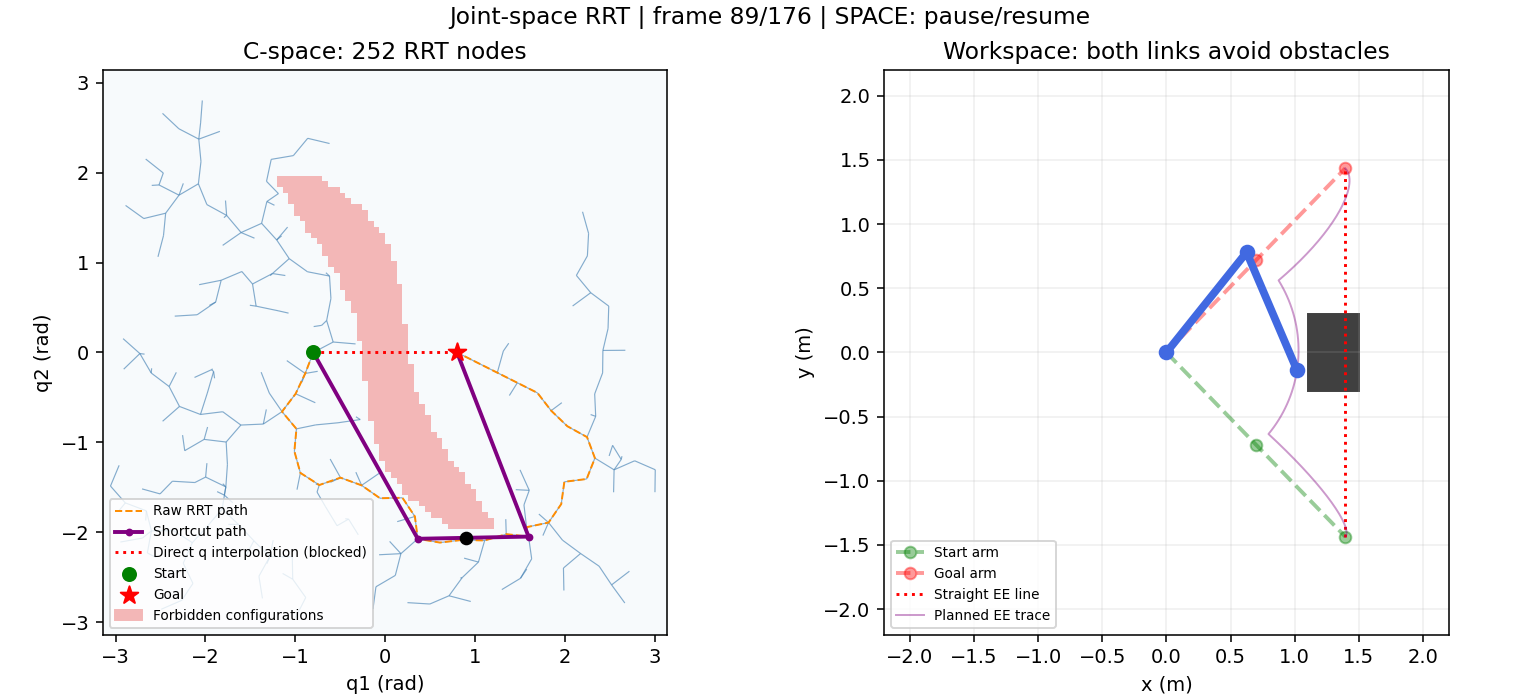

Write the Python code that produced this figure.
"""二连杆关节空间 RRT：左侧 C-space，右侧播放避障轨迹。

python3 planning/arm_rrt.py
python3 planning/arm_rrt.py --save planning/arm_rrt.gif --snapshot planning/arm_rrt.png --no-show

q1、q2 单位为 rad；使用 [-pi, pi] 硬关节限位，不跨边界绕回。
连杆为零厚度线段；不模拟动力学、连杆厚度或自碰撞。
边检测采用细分和保守的障碍物膨胀，覆盖插值采样之间的扫掠运动。
"""
from __future__ import annotations

import argparse
from pathlib import Path
import sys

import numpy as np

# 同时支持直接运行脚本和 python -m planning.arm_rrt。
if __package__ in (None, ""):
    sys.path.insert(0, str(Path(__file__).resolve().parents[1]))
from kinematics.two_link import LENGTHS, fk
from planning.rrt_2d import (RRTResult, _point, _bounds, nearest, steer, backtrack,
                             sample as sample_2d, collision_free as segment_free)

LIMITS = (-np.pi, np.pi, -np.pi, np.pi)
OBSTACLES = ((1.1, 1.5, -0.3, 0.3),)
START = (-0.8, 0.0)
GOAL = (0.8, 0.0)
RESOLUTION = 0.04


def link_points(q):
    """FK 返回基座、肘部、末端三个点；必须检查两段连杆。"""
    q = _point(q)
    elbow = LENGTHS[0] * np.array([np.cos(q[0]), np.sin(q[0])])
    return np.vstack(([0., 0.], elbow, fk(q)))


def sample(goal=GOAL, goal_bias=0.1, rng=None):
    return sample_2d(LIMITS, goal, goal_bias, rng)


def configuration_free(q, obstacles=OBSTACLES, padding=0.0):
    """给定位形下，对两根连杆做精确线段—闭矩形相交检测。"""
    q = _point(q)
    if not np.isfinite(padding) or padding < 0:
        raise ValueError("padding must be nonnegative and finite")
    if np.any(q < -np.pi) or np.any(q > np.pi):
        return False
    rectangles = []
    for rectangle in obstacles:
        xmin, xmax, ymin, ymax = _bounds(rectangle)
        rectangles.append((xmin-padding, xmax+padding, ymin-padding, ymax+padding))
    points = link_points(q)
    reach = float(sum(LENGTHS)) + 1.0
    return all(segment_free(a, b, rectangles, (-reach, reach, -reach, reach))
               for a, b in zip(points, points[1:]))


def collision_free(source, target, obstacles=OBSTACLES, resolution=RESOLUTION):
    """检查关节空间线性插值边，保守覆盖每个子区间的连续运动。

    每个子区间检查中点，膨胀量为所有连杆点相对中点的位移上界：
    L1*|dq1|/2 + L2*|dq1+dq2|/2。正弦运动的弦长不超过弧长。
    因此不会仅因采样间隔而漏检，但可能拒绝非常贴近障碍的安全边。
    """
    source, target = _point(source), _point(target)
    obstacles = tuple(obstacles)
    if not np.isfinite(resolution) or resolution <= 0:
        raise ValueError("resolution must be finite and positive")
    if not configuration_free(source, obstacles) or not configuration_free(target, obstacles):
        return False
    count = max(1, int(np.ceil(np.max(np.abs(target-source)) / resolution)))
    delta = (target-source) / count
    padding = (LENGTHS[0]*abs(delta[0]) + LENGTHS[1]*abs(delta.sum())) / 2
    return all(configuration_free(source+(i+0.5)*delta, obstacles, padding)
               for i in range(count))


def rrt(start=START, goal=GOAL, obstacles=OBSTACLES, step_size=0.25,
        goal_bias=0.1, max_iter=15000, resolution=RESOLUTION, rng=None):
    """在有硬限位的关节空间内建立 RRT；所有插入的边均做运动碰撞检测。"""
    start, goal = _point(start), _point(goal)
    obstacles = tuple(obstacles)
    steer(start, goal, step_size)
    if not 0 <= goal_bias <= 1 or not isinstance(max_iter, int) or max_iter < 0:
        raise ValueError("Invalid goal_bias or max_iter")
    if not np.isfinite(resolution) or resolution <= 0:
        raise ValueError("resolution must be finite and positive")
    if not configuration_free(start, obstacles) or not configuration_free(goal, obstacles):
        raise ValueError("Start/goal is in collision or outside joint limits")
    nodes, parents = [start.copy()], [-1]
    if np.array_equal(start, goal):
        return RRTResult(np.array(nodes), parents, np.array(nodes), 0)
    rng = np.random.default_rng() if rng is None else rng
    for iteration in range(1, max_iter+1):
        target = sample(goal, goal_bias, rng)
        parent = nearest(nodes, target)
        new = steer(nodes[parent], target, step_size)
        if np.linalg.norm(new-nodes[parent]) < 1e-12:
            continue
        if not collision_free(nodes[parent], new, obstacles, resolution):
            continue
        nodes.append(new)
        parents.append(parent)
        if np.linalg.norm(new-goal) <= step_size and collision_free(new, goal, obstacles, resolution):
            if not np.array_equal(new, goal):
                parents.append(len(nodes)-1)
                nodes.append(goal.copy())
            return RRTResult(np.array(nodes), parents, backtrack(nodes, parents), iteration)
    return RRTResult(np.array(nodes), parents, None, max_iter)


def shortcut(path, obstacles=OBSTACLES, attempts=200, resolution=RESOLUTION, rng=None):
    """删去中间节点前，重新检查整个关节插值运动。"""
    points = [_point(q).copy() for q in path]
    obstacles = tuple(obstacles)
    if not points or not isinstance(attempts, int) or attempts < 0:
        raise ValueError("Expected a nonempty path and nonnegative attempts")
    if any(not collision_free(a, b, obstacles, resolution)
           for a, b in zip(points, points[1:] + points[-1:])):
        raise ValueError("Input path is not collision-free")
    rng = np.random.default_rng() if rng is None else rng
    for _ in range(attempts):
        if len(points) < 3:
            break
        i, j = sorted(rng.choice(len(points), 2, replace=False))
        if j > i+1 and collision_free(points[i], points[j], obstacles, resolution):
            del points[i+1:j]
    return np.array(points)


def trajectory(path, speed=0.8, fps=24):
    """以不超过 speed rad/s 的关节向量速度插值，保留所有路径拐点。"""
    if not np.isfinite(speed) or speed <= 0 or not np.isfinite(fps) or fps <= 0:
        raise ValueError("speed and fps must be finite and positive")
    frames = [_point(path[0]).copy()]
    for a, b in zip(path, path[1:]):
        count = max(1, int(np.ceil(np.linalg.norm(b-a)*fps/speed)))
        frames.extend(np.linspace(a, b, count+1)[1:])
    return np.array(frames)


def animate(result, path, obstacles=OBSTACLES, save=None, snapshot=None,
            show=True, fps=24, speed=0.8, grid_size=100):
    import matplotlib.pyplot as plt
    from matplotlib.animation import FuncAnimation, PillowWriter
    from matplotlib.collections import LineCollection
    from matplotlib.colors import ListedColormap
    from matplotlib.patches import Rectangle, Patch

    obstacles = tuple(obstacles)
    frames = trajectory(path, speed, fps)
    ee = np.array([fk(q) for q in frames])
    fig, (cax, wax) = plt.subplots(1, 2, figsize=(11, 5), layout="constrained")
    angles = np.linspace(-np.pi, np.pi, grid_size)
    forbidden = np.array([[not configuration_free((a, b), obstacles)
                           for a in angles] for b in angles])
    cax.pcolormesh(angles, angles, forbidden, shading="nearest",
                  cmap=ListedColormap(["#f7fafc", "#f3b7b7"]), vmin=0, vmax=1)
    edges = [(result.nodes[p], result.nodes[i]) for i, p in enumerate(result.parents) if p != -1]
    cax.add_collection(LineCollection(edges, colors="steelblue", linewidths=0.6, alpha=0.65))
    cax.plot(*result.path.T, "--", color="darkorange", lw=1, label="Raw RRT path")
    cax.plot(*path.T, "o-", color="purple", ms=3, lw=2, label="Shortcut path")
    cax.plot(*np.array([path[0], path[-1]]).T, ":", color="red", label="Direct q interpolation (blocked)")
    cax.scatter(*path[0], color="green", s=45, zorder=5, label="Start")
    cax.scatter(*path[-1], color="red", marker="*", s=90, zorder=5, label="Goal")
    cursor, = cax.plot([], [], "ko", ms=6)
    handles, labels = cax.get_legend_handles_labels()
    cax.legend(handles+[Patch(color="#f3b7b7")], labels+["Forbidden configurations"], fontsize=7, loc="lower left")
    cax.set(xlim=LIMITS[:2], ylim=LIMITS[2:], xlabel="q1 (rad)", ylabel="q2 (rad)",
            title=f"C-space: {len(result.nodes)} RRT nodes", aspect="equal")
    for xmin, xmax, ymin, ymax in obstacles:
        wax.add_patch(Rectangle((xmin, ymin), xmax-xmin, ymax-ymin, color="0.25"))
    for q, color, label in ((path[0], "green", "Start arm"), (path[-1], "red", "Goal arm")):
        wax.plot(*link_points(q).T, "o--", color=color, alpha=0.4, lw=2, label=label)
    wax.plot(*np.array([fk(path[0]), fk(path[-1])]).T, ":", color="red", label="Straight EE line")
    wax.plot(*ee.T, color="purple", alpha=0.4, lw=1, label="Planned EE trace")
    arm, = wax.plot([], [], "o-", lw=4, color="royalblue", ms=7)
    reach = sum(LENGTHS)+0.2
    wax.set(xlim=(-reach, reach), ylim=(-reach, reach), aspect="equal",
            xlabel="x (m)", ylabel="y (m)", title="Workspace: both links avoid obstacles")
    wax.legend(fontsize=7, loc="lower left")
    wax.grid(alpha=0.2)
    caption = fig.suptitle("")

    def update(index):
        q = frames[index]
        cursor.set_data([q[0]], [q[1]])
        arm.set_data(*link_points(q).T)
        caption.set_text(f"Joint-space RRT | frame {index+1}/{len(frames)} | SPACE: pause/resume")
        return cursor, arm, caption

    animation = FuncAnimation(fig, update, frames=len(frames), init_func=lambda: update(0),
                              interval=1000/fps, blit=False, repeat=True, cache_frame_data=False)
    paused = False

    def key(event):
        nonlocal paused
        if event.key == " ":
            paused = not paused
            animation.pause() if paused else animation.resume()

    fig.canvas.mpl_connect("key_press_event", key)
    if snapshot:
        update(len(frames)//2)
        fig.savefig(snapshot, dpi=140)
    if save:
        animation.save(save, writer=PillowWriter(fps=fps))
    if show:
        plt.show()
    else:
        # 静态导出时也初始化动画，避免未渲染动画的析构警告。
        if not save:
            fig.canvas.draw()
        plt.close(fig)
    return animation


def main():
    parser = argparse.ArgumentParser(description=__doc__)
    parser.add_argument("--seed", type=int, default=7)
    parser.add_argument("--max-iter", type=int, default=15000)
    parser.add_argument("--save", metavar="FILE.gif")
    parser.add_argument("--snapshot", metavar="FILE.png")
    parser.add_argument("--no-show", action="store_true")
    args = parser.parse_args()
    rng = np.random.default_rng(args.seed)
    result = rrt(max_iter=args.max_iter, rng=rng)
    if result.path is None:
        parser.exit(1, f"No path after {result.iterations} iterations; increase --max-iter.\n")
    path = shortcut(result.path, rng=rng)
    print(f"RRT: {result.iterations} iterations, {len(result.nodes)} nodes; path {len(result.path)} -> {len(path)} nodes")
    print(f"Direct joint interpolation collision-free: {collision_free(START, GOAL)}")
    animate(result, path, save=args.save, snapshot=args.snapshot, show=not args.no_show)


if __name__ == "__main__":
    main()
